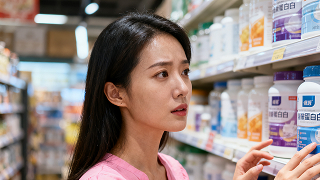
#> input picture backend/face.jpg, 320 x 180 px
$ python -i face_pipeline.py   (imports and definitions only)
#> lines starting #> are read from the running program, lines starting #| are printed output that depends on the picture
"""Advanced face processing pipeline using Real-ESRGAN, GFPGAN, and InsightFace."""
from __future__ import annotations

import importlib
import logging
from dataclasses import dataclass
from io import BytesIO
from pathlib import Path
from typing import Iterable, Sequence

import numpy as np
from PIL import Image, ImageDraw

_LOGGER = logging.getLogger(__name__)


class AdvancedFacePipelineError(RuntimeError):
    """Raised when the advanced face pipeline cannot produce an embedding."""


@dataclass
class ProcessedFace:
    """Container for the output of :class:`AdvancedFacePipeline`."""

    embedding: np.ndarray
    image: np.ndarray
    bbox: Sequence[int] | None = None
    quality: float | None = None


class AdvancedFacePipeline:
    """Optional enhancement pipeline that combines multiple open source models.

    The pipeline performs three high level steps:

    1. **Real-ESRGAN** upscales and denoises the incoming frame to recover detail.
    2. **GFPGAN** restores facial regions using a generative prior.
    3. **InsightFace** (ArcFace model) extracts a 512-dimension embedding.

    All of the dependencies are optional.  When any component is unavailable the
    pipeline gracefully skips that stage instead of raising on import.  Only the
    InsightFace embedding step is mandatory for the pipeline to be considered
    available.
    """

    def __init__(
        self,
        model_dir: str | Path | None = None,
        providers: Iterable[str] | None = None,
        insightface_model: str = "buffalo_l",
        det_size: tuple[int, int] = (640, 640),
    ) -> None:
        self.model_dir = Path(model_dir or Path(__file__).resolve().parent / "models")
        self.model_dir.mkdir(parents=True, exist_ok=True)
        self.providers = list(providers or ["CPUExecutionProvider"])
        self.insightface_model = insightface_model
        self.det_size = det_size

        self._upscaler = None
        self._restorer = None
        self._face_app = None
        self._last_error: str | None = None

        self._initialise_components()

    # ------------------------------------------------------------------
    @property
    def is_available(self) -> bool:
        return self._face_app is not None

    @property
    def last_error(self) -> str | None:
        return self._last_error

    # ------------------------------------------------------------------
    def _initialise_components(self) -> None:
        """Attempt to import and configure all optional dependencies."""

        self._last_error = None
        face_app = self._initialise_insightface()
        if face_app is None:
            self._last_error = (
                "InsightFace dependencies are missing – install insightface and "
                "onnxruntime-gpu/onnxruntime to enable the advanced pipeline."
            )
            return

        self._face_app = face_app
        self._upscaler = self._initialise_realesrgan()
        self._restorer = self._initialise_gfpgan(self._upscaler)

    def _initialise_insightface(self):
        try:
            insightface_app = importlib.import_module("insightface.app")
        except ImportError as exc:  # pragma: no cover - optional dependency
            _LOGGER.info("InsightFace not available: %s", exc)
            return None

        face_analysis = getattr(insightface_app, "FaceAnalysis", None)
        if face_analysis is None:  # pragma: no cover - defensive
            _LOGGER.warning("insightface.app.FaceAnalysis not found")
            return None

        try:
            app = face_analysis(name=self.insightface_model, providers=self.providers)
            app.prepare(ctx_id=0, det_size=self.det_size)
            _LOGGER.info(
                "InsightFace initialised with model '%s' (providers=%s)",
                self.insightface_model,
                ",".join(self.providers),
            )
            return app
        except Exception as exc:  # pragma: no cover - runtime setup failure
            _LOGGER.warning("Failed to initialise InsightFace: %s", exc)
            return None

    # [73 lines left out: functions _initialise_realesrgan, _initialise_gfpgan, not called in this run]

    # ------------------------------------------------------------------
    @dataclass
    class PipelineResult:
        """Represents the outcome of a full pipeline invocation."""

        faces: list[ProcessedFace]
        frame: np.ndarray
        annotated_frame: np.ndarray | None = None

    def process_all(self, image_bytes: bytes, mime_type: str | None = None) -> "AdvancedFacePipeline.PipelineResult":
        if not self.is_available:
            raise AdvancedFacePipelineError(
                self._last_error or "InsightFace pipeline is not available"
            )

        frame = self._decode_frame(image_bytes)
        enhanced = self._apply_enhancers(frame)
        raw_faces = self._extract_faces(enhanced)
        faces = list(raw_faces) if raw_faces is not None else []
        if len(faces) == 0:
            raise AdvancedFacePipelineError("No face detected by InsightFace")

        processed: list[ProcessedFace] = []
        for face in sorted(
            faces,
            key=lambda item: float(getattr(item, "det_score", 0.0)),
            reverse=True,
        ):
            embedding = getattr(face, "normed_embedding", None)
            if embedding is None:
                embedding = getattr(face, "embedding", None)
            if embedding is None:
                _LOGGER.debug("Skipping face without embedding")
                continue
            vector = np.asarray(embedding, dtype=np.float32)
            if vector.ndim != 1 or vector.size == 0:
                _LOGGER.debug("Skipping face with unexpected embedding shape: %s", vector.shape)
                continue

            bbox = self._normalise_bbox(getattr(face, "bbox", None), enhanced.shape)
            crop = self._crop_face(enhanced, bbox) if bbox is not None else enhanced

            quality = getattr(face, "det_score", None)
            if quality is not None:
                try:
                    quality = float(quality)
                except (TypeError, ValueError):  # pragma: no cover - defensive
                    quality = None

            processed.append(
                ProcessedFace(
                    embedding=vector,
                    image=crop,
                    bbox=bbox,
                    quality=quality,
                )
            )

        if not processed:
            raise AdvancedFacePipelineError("InsightFace detection returned no usable faces")

        annotated = self._annotate_faces(enhanced, processed)
        return AdvancedFacePipeline.PipelineResult(
            faces=processed,
            frame=enhanced,
            annotated_frame=annotated,
        )

    # [98 lines left out: functions process, _apply_enhancers, _extract_faces, _decode_frame, _normalise_bbox, _crop_face and 1 more, not called in this run]

>>> import cv2
>>> picture = cv2.imread('face.jpg', cv2.IMREAD_GRAYSCALE)
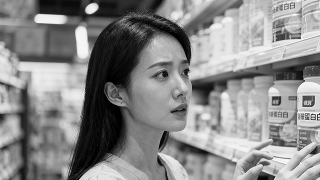
#> picture: shape (180, 320); min 0, max 255, mean 136.9
>>> result = AdvancedFacePipeline().process_all(picture)
#> (the call stopped at in _initialise_insightface, `app = face_analysis(name=self.insightface_model, providers=self.provid..`: insightface is not available in this run)
#> (the run stopped early here; a loop or call above may not have finished)
